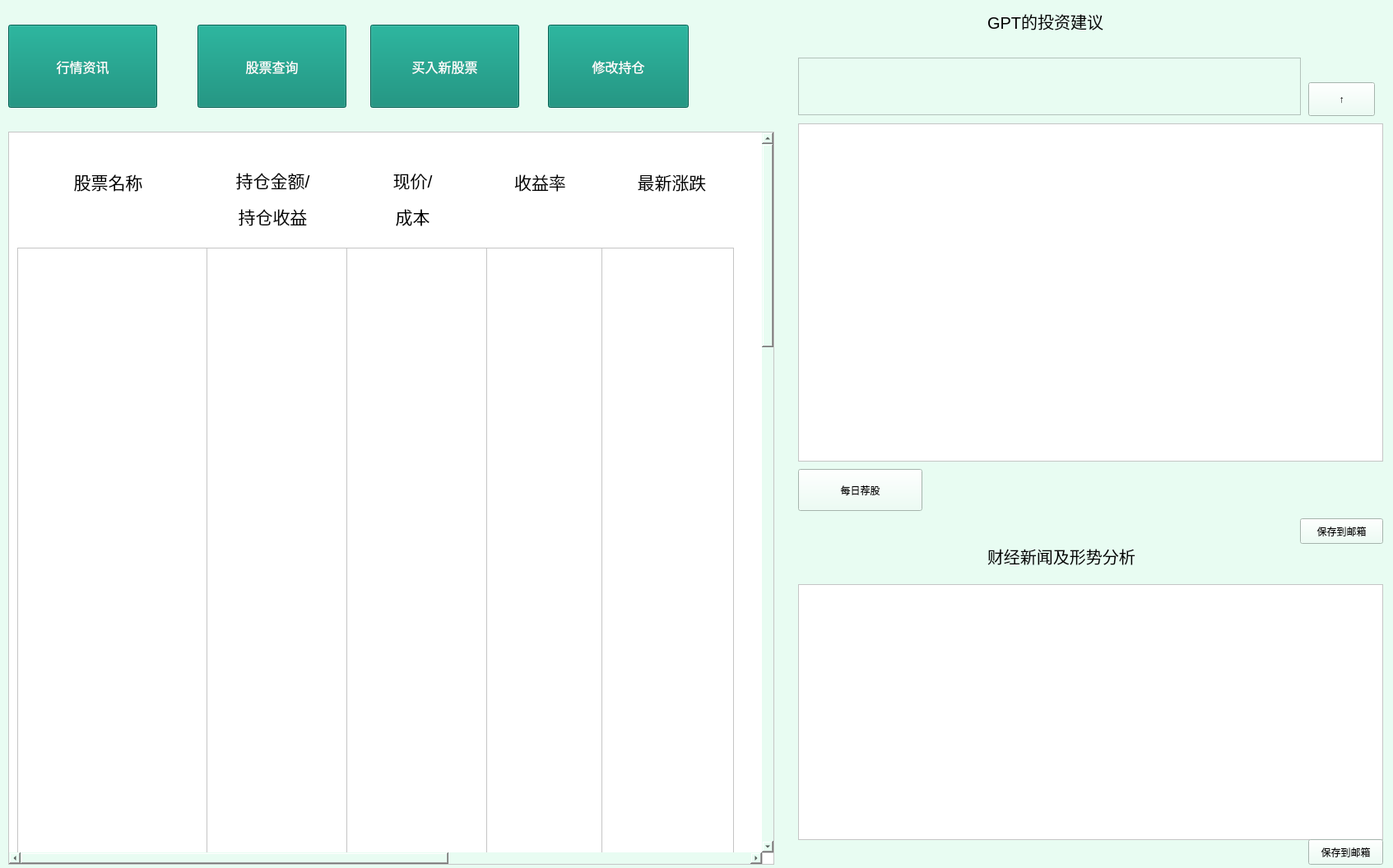
<?xml version="1.0" encoding="UTF-8"?>
<ui version="4.0">
 <class>Core</class>
 <widget class="QWidget" name="Core">
  <property name="enabled">
   <bool>true</bool>
  </property>
  <property name="geometry">
   <rect>
    <x>0</x>
    <y>0</y>
    <width>1693</width>
    <height>1055</height>
   </rect>
  </property>
  <property name="maximumSize">
   <size>
    <width>16777215</width>
    <height>16777215</height>
   </size>
  </property>
  <property name="windowTitle">
   <string>Form</string>
  </property>
  <property name="styleSheet">
   <string notr="true">background-color: rgb(232,252,242);</string>
  </property>
  <widget class="QPushButton" name="Switch_Mode_Button">
   <property name="geometry">
    <rect>
     <x>10</x>
     <y>30</y>
     <width>181</width>
     <height>101</height>
    </rect>
   </property>
   <property name="minimumSize">
    <size>
     <width>181</width>
     <height>0</height>
    </size>
   </property>
   <property name="font">
    <font>
     <pointsize>12</pointsize>
    </font>
   </property>
   <property name="whatsThis">
    <string>&lt;html&gt;&lt;head/&gt;&lt;body&gt;&lt;p align=&quot;center&quot;&gt;行情资讯&lt;/p&gt;&lt;/body&gt;&lt;/html&gt;</string>
   </property>
   <property name="styleSheet">
    <string notr="true">background-color: rgb(0,132,112);color: rgb(255,255,255);</string>
   </property>
   <property name="text">
    <string>行情资讯</string>
   </property>
  </widget>
  <widget class="QLabel" name="label_2">
   <property name="geometry">
    <rect>
     <x>1200</x>
     <y>0</y>
     <width>461</width>
     <height>51</height>
    </rect>
   </property>
   <property name="font">
    <font>
     <pointsize>15</pointsize>
    </font>
   </property>
   <property name="text">
    <string>GPT的投资建议</string>
   </property>
  </widget>
  <widget class="QTextEdit" name="chatoutput">
   <property name="geometry">
    <rect>
     <x>970</x>
     <y>150</y>
     <width>711</width>
     <height>411</height>
    </rect>
   </property>
   <property name="styleSheet">
    <string notr="true">background-color: rgb(255,255,255);</string>
   </property>
  </widget>
  <widget class="QLabel" name="label_3">
   <property name="geometry">
    <rect>
     <x>1200</x>
     <y>650</y>
     <width>301</width>
     <height>51</height>
    </rect>
   </property>
   <property name="font">
    <font>
     <pointsize>15</pointsize>
    </font>
   </property>
   <property name="text">
    <string>财经新闻及形势分析</string>
   </property>
  </widget>
  <widget class="QTextEdit" name="finnewsoutput">
   <property name="geometry">
    <rect>
     <x>970</x>
     <y>710</y>
     <width>711</width>
     <height>311</height>
    </rect>
   </property>
   <property name="styleSheet">
    <string notr="true">background-color: rgb(255,255,255);</string>
   </property>
  </widget>
  <widget class="QScrollArea" name="scrollArea">
   <property name="geometry">
    <rect>
     <x>10</x>
     <y>160</y>
     <width>931</width>
     <height>891</height>
    </rect>
   </property>
   <property name="styleSheet">
    <string notr="true">background-color: rgb(255,255,255);</string>
   </property>
   <property name="widgetResizable">
    <bool>false</bool>
   </property>
   <widget class="QWidget" name="scrollAreaWidgetContents">
    <property name="geometry">
     <rect>
      <x>0</x>
      <y>-2125</y>
      <width>1560</width>
      <height>3000</height>
     </rect>
    </property>
    <widget class="QLabel" name="label_9">
     <property name="geometry">
      <rect>
       <x>50</x>
       <y>40</y>
       <width>141</width>
       <height>41</height>
      </rect>
     </property>
     <property name="text">
      <string>&lt;html&gt;&lt;head/&gt;&lt;body&gt;&lt;p align=&quot;center&quot;&gt;&lt;span style=&quot; font-size:16pt;&quot;&gt;股票名称&lt;/span&gt;&lt;/p&gt;&lt;/body&gt;&lt;/html&gt;</string>
     </property>
    </widget>
    <widget class="QLabel" name="label_6">
     <property name="geometry">
      <rect>
       <x>250</x>
       <y>40</y>
       <width>141</width>
       <height>81</height>
      </rect>
     </property>
     <property name="text">
      <string>&lt;html&gt;&lt;head/&gt;&lt;body&gt;&lt;p align=&quot;center&quot;&gt;&lt;span style=&quot; font-size:16pt;&quot;&gt;持仓金额/&lt;/span&gt;&lt;/p&gt;&lt;p align=&quot;center&quot;&gt;&lt;span style=&quot; font-size:16pt;&quot;&gt;持仓收益&lt;/span&gt;&lt;/p&gt;&lt;/body&gt;&lt;/html&gt;</string>
     </property>
    </widget>
    <widget class="QLabel" name="label_11">
     <property name="geometry">
      <rect>
       <x>740</x>
       <y>40</y>
       <width>131</width>
       <height>41</height>
      </rect>
     </property>
     <property name="text">
      <string>&lt;html&gt;&lt;head/&gt;&lt;body&gt;&lt;p align=&quot;center&quot;&gt;&lt;span style=&quot; font-size:16pt;&quot;&gt;最新涨跌&lt;/span&gt;&lt;/p&gt;&lt;/body&gt;&lt;/html&gt;</string>
     </property>
    </widget>
    <widget class="QLabel" name="label_12">
     <property name="geometry">
      <rect>
       <x>580</x>
       <y>40</y>
       <width>131</width>
       <height>41</height>
      </rect>
     </property>
     <property name="text">
      <string>&lt;html&gt;&lt;head/&gt;&lt;body&gt;&lt;p align=&quot;center&quot;&gt;&lt;span style=&quot; font-size:16pt;&quot;&gt;收益率&lt;/span&gt;&lt;/p&gt;&lt;/body&gt;&lt;/html&gt;</string>
     </property>
    </widget>
    <widget class="QLabel" name="label_13">
     <property name="geometry">
      <rect>
       <x>430</x>
       <y>40</y>
       <width>121</width>
       <height>81</height>
      </rect>
     </property>
     <property name="text">
      <string>&lt;html&gt;&lt;head/&gt;&lt;body&gt;&lt;p align=&quot;center&quot;&gt;&lt;span style=&quot; font-size:16pt;&quot;&gt;现价/&lt;/span&gt;&lt;/p&gt;&lt;p align=&quot;center&quot;&gt;&lt;span style=&quot; font-size:16pt;&quot;&gt;成本&lt;/span&gt;&lt;/p&gt;&lt;/body&gt;&lt;/html&gt;</string>
     </property>
    </widget>
    <widget class="QTextEdit" name="stockname">
     <property name="geometry">
      <rect>
       <x>10</x>
       <y>140</y>
       <width>231</width>
       <height>1341</height>
      </rect>
     </property>
     <property name="html">
      <string>&lt;!DOCTYPE HTML PUBLIC &quot;-//W3C//DTD HTML 4.0//EN&quot; &quot;http://www.w3.org/TR/REC-html40/strict.dtd&quot;&gt;
&lt;html&gt;&lt;head&gt;&lt;meta name=&quot;qrichtext&quot; content=&quot;1&quot; /&gt;&lt;style type=&quot;text/css&quot;&gt;
p, li { white-space: pre-wrap; }
&lt;/style&gt;&lt;/head&gt;&lt;body style=&quot; font-family:'SimSun'; font-size:9pt; font-weight:400; font-style:normal;&quot;&gt;
&lt;p align=&quot;center&quot; style=&quot;-qt-paragraph-type:empty; margin-top:0px; margin-bottom:0px; margin-left:0px; margin-right:0px; -qt-block-indent:0; text-indent:0px;&quot;&gt;&lt;br /&gt;&lt;/p&gt;&lt;/body&gt;&lt;/html&gt;</string>
     </property>
    </widget>
    <widget class="QTextEdit" name="positionamount">
     <property name="geometry">
      <rect>
       <x>240</x>
       <y>140</y>
       <width>171</width>
       <height>1331</height>
      </rect>
     </property>
     <property name="html">
      <string>&lt;!DOCTYPE HTML PUBLIC &quot;-//W3C//DTD HTML 4.0//EN&quot; &quot;http://www.w3.org/TR/REC-html40/strict.dtd&quot;&gt;
&lt;html&gt;&lt;head&gt;&lt;meta name=&quot;qrichtext&quot; content=&quot;1&quot; /&gt;&lt;style type=&quot;text/css&quot;&gt;
p, li { white-space: pre-wrap; }
&lt;/style&gt;&lt;/head&gt;&lt;body style=&quot; font-family:'SimSun'; font-size:9pt; font-weight:400; font-style:normal;&quot;&gt;
&lt;p align=&quot;center&quot; style=&quot;-qt-paragraph-type:empty; margin-top:0px; margin-bottom:0px; margin-left:0px; margin-right:0px; -qt-block-indent:0; text-indent:0px;&quot;&gt;&lt;br /&gt;&lt;/p&gt;&lt;/body&gt;&lt;/html&gt;</string>
     </property>
    </widget>
    <widget class="QTextEdit" name="stockprice">
     <property name="geometry">
      <rect>
       <x>410</x>
       <y>140</y>
       <width>171</width>
       <height>1331</height>
      </rect>
     </property>
    </widget>
    <widget class="QTextEdit" name="profitandlossrate">
     <property name="geometry">
      <rect>
       <x>580</x>
       <y>140</y>
       <width>141</width>
       <height>1271</height>
      </rect>
     </property>
    </widget>
    <widget class="QTextEdit" name="latestprofitandloss">
     <property name="geometry">
      <rect>
       <x>720</x>
       <y>140</y>
       <width>161</width>
       <height>1261</height>
      </rect>
     </property>
    </widget>
   </widget>
  </widget>
  <widget class="QPushButton" name="GPTbutton">
   <property name="geometry">
    <rect>
     <x>1590</x>
     <y>100</y>
     <width>81</width>
     <height>41</height>
    </rect>
   </property>
   <property name="text">
    <string>↑</string>
   </property>
  </widget>
  <widget class="QPushButton" name="switchbutton_2">
   <property name="geometry">
    <rect>
     <x>666</x>
     <y>30</y>
     <width>171</width>
     <height>101</height>
    </rect>
   </property>
   <property name="font">
    <font>
     <pointsize>12</pointsize>
    </font>
   </property>
   <property name="styleSheet">
    <string notr="true">background-color: rgb(0,132,112);color: rgb(255,255,255);</string>
   </property>
   <property name="text">
    <string>修改持仓</string>
   </property>
  </widget>
  <widget class="QPushButton" name="Switch_Mode_Button_2">
   <property name="geometry">
    <rect>
     <x>240</x>
     <y>30</y>
     <width>181</width>
     <height>101</height>
    </rect>
   </property>
   <property name="font">
    <font>
     <pointsize>12</pointsize>
    </font>
   </property>
   <property name="styleSheet">
    <string notr="true">background-color: rgb(0,132,112);color: rgb(255,255,255);</string>
   </property>
   <property name="text">
    <string>股票查询</string>
   </property>
  </widget>
  <widget class="QPushButton" name="pushButton_3">
   <property name="geometry">
    <rect>
     <x>450</x>
     <y>30</y>
     <width>181</width>
     <height>101</height>
    </rect>
   </property>
   <property name="font">
    <font>
     <pointsize>12</pointsize>
    </font>
   </property>
   <property name="styleSheet">
    <string notr="true">background-color: rgb(0,132,112);color: rgb(255,255,255);</string>
   </property>
   <property name="text">
    <string>买入新股票</string>
   </property>
  </widget>
  <widget class="QPlainTextEdit" name="chatinput">
   <property name="geometry">
    <rect>
     <x>970</x>
     <y>70</y>
     <width>611</width>
     <height>70</height>
    </rect>
   </property>
  </widget>
  <widget class="QPushButton" name="emailsendnews">
   <property name="geometry">
    <rect>
     <x>1590</x>
     <y>1020</y>
     <width>91</width>
     <height>31</height>
    </rect>
   </property>
   <property name="text">
    <string>保存到邮箱</string>
   </property>
  </widget>
  <widget class="QPushButton" name="emailsendinfo">
   <property name="geometry">
    <rect>
     <x>1580</x>
     <y>630</y>
     <width>101</width>
     <height>31</height>
    </rect>
   </property>
   <property name="text">
    <string>保存到邮箱</string>
   </property>
  </widget>
  <widget class="QPushButton" name="commendbutton">
   <property name="geometry">
    <rect>
     <x>970</x>
     <y>570</y>
     <width>151</width>
     <height>51</height>
    </rect>
   </property>
   <property name="text">
    <string>每日荐股</string>
   </property>
  </widget>
  <zorder>chatoutput</zorder>
  <zorder>Switch_Mode_Button</zorder>
  <zorder>label_2</zorder>
  <zorder>label_3</zorder>
  <zorder>finnewsoutput</zorder>
  <zorder>scrollArea</zorder>
  <zorder>GPTbutton</zorder>
  <zorder>switchbutton_2</zorder>
  <zorder>Switch_Mode_Button_2</zorder>
  <zorder>pushButton_3</zorder>
  <zorder>chatinput</zorder>
  <zorder>emailsendnews</zorder>
  <zorder>emailsendinfo</zorder>
  <zorder>commendbutton</zorder>
 </widget>
 <resources/>
 <connections/>
</ui>
